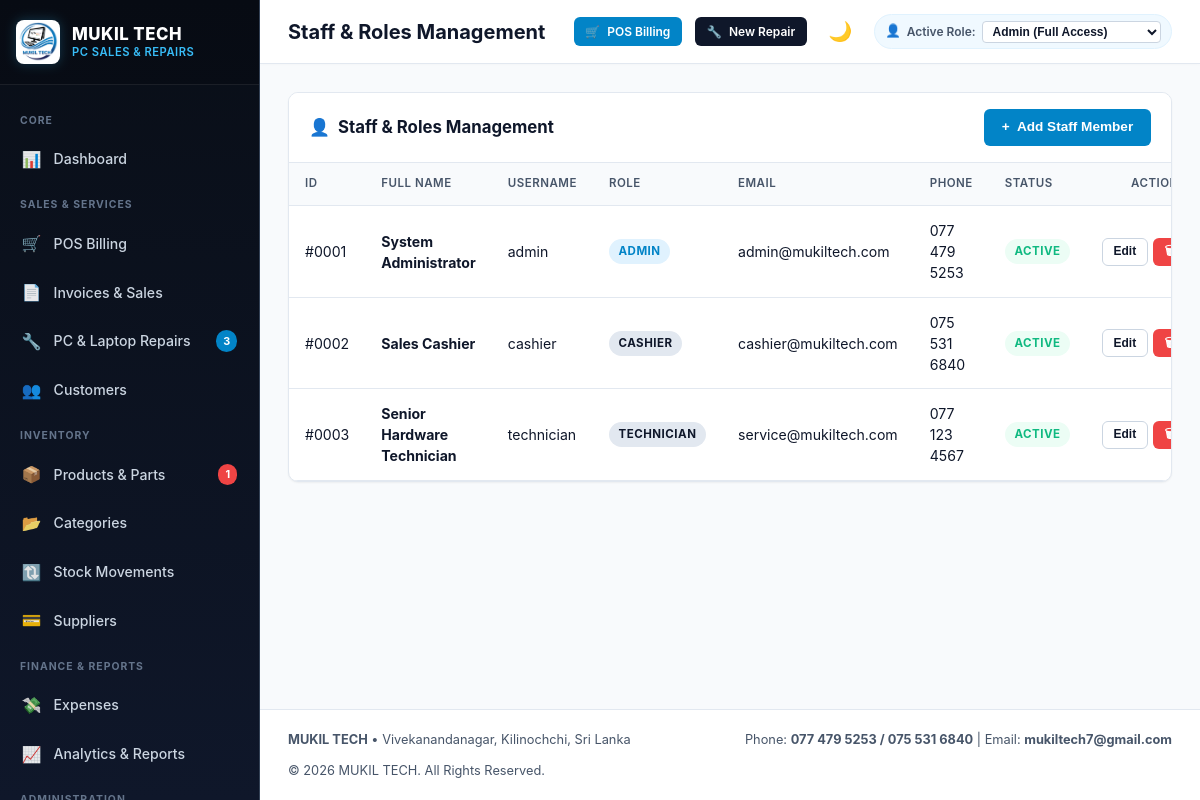
The page /admin/users.php (signed in) on the database its author committed.
### tables this page shows
CREATE TABLE `users` (
  `user_id` INT AUTO_INCREMENT PRIMARY KEY,
  `username` VARCHAR(50) NOT NULL UNIQUE,
  `password` VARCHAR(255) NOT NULL,
  `full_name` VARCHAR(100) NOT NULL,
  `email` VARCHAR(100),
  `phone` VARCHAR(30),
  `role` ENUM('admin', 'cashier', 'technician') NOT NULL DEFAULT 'cashier',
  `status` ENUM('active', 'inactive') NOT NULL DEFAULT 'active',
  `created_at` TIMESTAMP DEFAULT CURRENT_TIMESTAMP,
  `updated_at` TIMESTAMP DEFAULT CURRENT_TIMESTAMP ON UPDATE CURRENT_TIMESTAMP
);

CREATE TABLE `settings` (
  `setting_id` INT AUTO_INCREMENT PRIMARY KEY,
  `setting_key` VARCHAR(60) NOT NULL UNIQUE,
  `setting_value` TEXT,
  `created_at` TIMESTAMP DEFAULT CURRENT_TIMESTAMP,
  `updated_at` TIMESTAMP DEFAULT CURRENT_TIMESTAMP ON UPDATE CURRENT_TIMESTAMP
);

### includes/functions.php (called while the page is built, shortened)
<?php
function baseUrl($path = '') {
    $documentRoot = isset($_SERVER['DOCUMENT_ROOT']) ? realpath($_SERVER['DOCUMENT_ROOT']) : false;
    $applicationRoot = realpath(__DIR__ . '/..');
    $base = '';
    if ($documentRoot && $applicationRoot) {
        $doc = str_replace('\\', '/', rtrim($documentRoot, DIRECTORY_SEPARATOR));
        $app = str_replace('\\', '/', rtrim($applicationRoot, DIRECTORY_SEPARATOR));
        if ($app === $doc) {
            $base = '';
        } elseif (stripos($app, $doc . '/') === 0) {
            $base = substr($app, strlen($doc));
        }
    }
    if ($base === '') {
        $scriptName = str_replace('\\', '/', $_SERVER['SCRIPT_NAME'] ?? '');
        $scriptDir = rtrim(str_replace('\\', '/', dirname($scriptName)), '/');
        foreach (['/admin','/customers','/categories','/suppliers','/products','/sales',
                  '/repairs','/expenses','/payments','/reports','/users','/settings'] as $dir) {
            if ($scriptDir === $dir || substr($scriptDir, -strlen($dir)) === $dir) {
                $scriptDir = substr($scriptDir, 0, -strlen($dir));
                break;
            }
        }
        $base = $scriptDir;
    }
    $base = '/' . trim($base, '/');
    if ($base === '/') {
        $base = '';
    }
    $cleanPath = ltrim((string)$path, '/');
    return $base . ($cleanPath !== '' ? '/' . $cleanPath : '');
}
function sanitize($data) {
    return htmlspecialchars(trim((string)$data), ENT_QUOTES, 'UTF-8');
}
function e($data) {
    return sanitize($data);
}
function getSetting($key, $default = '') {
    static $cache = [];
    if (isset($cache[$key])) {
        return $cache[$key];
    }
    try {
        $db = getDB();
        $stmt = $db->prepare("SELECT setting_value FROM settings WHERE setting_key = ? LIMIT 1");
        $stmt->execute([$key]);
        $val = $stmt->fetchColumn();
        if ($val !== false) {
            $cache[$key] = $val;
            return $val;
        }
    } catch (Exception $e) {
    }
    return $default;
}

### admin/users.php (the view, shortened to what this page needs)
<?php
require_once __DIR__ . '/../includes/header.php';
$db = getDB();
$stmt = $db->query("SELECT * FROM users ORDER BY role ASC, full_name ASC");
$users = $stmt->fetchAll();
?>
<div class="card">
    <div class="card-header">
        <div class="card-title">
            <span>&#128100;</span> Staff & Roles Management
        </div>
        <div>
            <button class="btn btn-primary" onclick="alert('Add user functionality to be implemented')">
                <span>+</span> Add Staff Member
            </button>
        </div>
    </div>
    <div class="table-responsive">
        <table class="table">
            <thead>
                <tr>
                    <th>ID</th>
                    <th>Full Name</th>
                    <th>Username</th>
                    <th>Role</th>
                    <th>Email</th>
                    <th>Phone</th>
                    <th>Status</th>
                    <th style="text-align:right;">Actions</th>
                </tr>
            </thead>
            <tbody>
                <?php if (empty($users)): ?>
                    <tr>
                        <td colspan="8" style="text-align:center;padding:2.5rem;color:var(--text-muted);">
                            No staff members found.
                        </td>
                    </tr>
                <?php else: ?>
                    <?php foreach ($users as $u): ?>
                        <tr>
                            <td>#<?= str_pad((string)$u['user_id'], 4, '0', STR_PAD_LEFT) ?></td>
                            <td style="font-weight:700;color:var(--navy-main);">
                                <?= e($u['full_name']) ?>
                            </td>
                            <td><?= e($u['username']) ?></td>
                            <td>
                                <span class="badge <?= $u['role'] === 'admin' ? 'badge-primary' : 'badge-navy' ?>">
                                    <?= ucfirst(e($u['role'])) ?>
                                </span>
                            </td>
                            <td><?= e($u['email'] ?: '-') ?></td>
                            <td><?= e($u['phone'] ?: '-') ?></td>
                            <td>
                                <span class="badge <?= $u['status'] === 'active' ? 'badge-success' : 'badge-danger' ?>">
                                    <?= ucfirst(e($u['status'])) ?>
                                </span>
                            </td>
                            <td style="text-align:right;">
                                <div class="btn-group">
                                    <button class="btn btn-outline btn-sm" onclick="alert('Edit user functionality to be implemented')" title="Edit User">
                                        Edit
                                    </button>
                                    <form method="POST" action="<?= baseUrl('admin/users.php') ?>" style="display:inline;" onsubmit="return confirm('Delete staff member <?= e($u['full_name']) ?>?');">
                                        <button type="submit" class="btn btn-danger btn-sm" title="Delete">
                                            &#128465;
                                        </button>
                                    </form>
                                </div>
                            </td>
                        </tr>
                    <?php endforeach; ?>
                <?php endif; ?>
            </tbody>
        </table>
    </div>
</div>
<?php require_once __DIR__ . '/../includes/footer.php'; ?>

### includes/footer.php (shortened to what this page needs)
<?php
$businessName = getSetting('business_name', 'MUKIL TECH');
$address = getSetting('address', 'Vivekanandanagar, Kilinochchi, Sri Lanka');
$phone = getSetting('phone', '077 479 5253 / 075 531 6840');
$email = getSetting('email', 'mukiltech7@gmail.com');
?>
    </main>
        <footer class="no-print" style="margin-top:auto;padding:1.25rem 1.75rem;border-top:1px solid var(--border-light);background:var(--bg-card);display:flex;justify-content:space-between;align-items:center;font-size:0.8rem;color:var(--text-secondary);flex-wrap:wrap;gap:0.75rem;">
            <div>
                <strong><?= e($businessName) ?></strong> &bull; <?= e($address) ?>
            </div>
            <div>
                Phone: <strong><?= e($phone) ?></strong> | Email: <strong><?= e($email) ?></strong>
            </div>
            <div>
                &copy; <?= date('Y') ?> MUKIL TECH. All Rights Reserved.
            </div>
        </footer>
    </div>
</div>
</body>
</html>

### assets/css/style.css (style rules this page uses)
:root { --navy-dark: #090e17; --navy-main: #0f172a; --navy-card: #1e293b; --navy-border: #334155; --navy-light: #243048; --blue-primary: #0284c7; --blue-hover: #0369a1; --blue-light: #e0f2fe; --blue-subtle: #f0f9ff; --cyan-bright: #38bdf8; --bg-main: #f8fafc; --bg-card: #ffffff; --border-light: #e2e8f0; --border-medium: #cbd5e1; --text-primary: #0f172a; --text-secondary: #475569; --text-muted: #94a3b8; --text-white: #ffffff; --success: #10b981; --success-bg: #ecfdf5; --warning: #f59e0b; --warning-bg: #fffbeb; --danger: #ef4444; --danger-bg: #fef2f2; --info: #0ea5e9; --info-bg: #f0f9ff; --shadow-sm: 0 1px 2px 0 rgba(0, 0, 0, 0.05); --shadow-md: 0 4px 6px -1px rgba(0, 0, 0, 0.07), 0 2px 4px -2px rgba(0, 0, 0, 0.05); --shadow-lg: 0 10px 15px -3px rgba(0, 0, 0, 0.08), 0 4px 6px -4px rgba(0, 0, 0, 0.04); --radius-sm: 6px; --radius-md: 10px; --radius-lg: 14px; --radius-pill: 9999px; --transition: all 0.2s cubic-bezier(0.4, 0, 0.2, 1); }
* { box-sizing: border-box; margin: 0; padding: 0; }
body { font-family: -apple-system, BlinkMacSystemFont, "Segoe UI", Roboto, "Helvetica Neue", Arial, sans-serif; background-color: var(--bg-main); color: var(--text-primary); line-height: 1.5; font-size: 14.5px; -webkit-font-smoothing: antialiased; }
.card { background: var(--bg-card); border-radius: var(--radius-md); border: 1px solid var(--border-light); box-shadow: var(--shadow-sm); margin-bottom: 1.75rem; overflow: hidden; }
.card-header { padding: 1rem 1.25rem; border-bottom: 1px solid var(--border-light); display: flex; align-items: center; justify-content: space-between; background: var(--bg-card); }
.card-title { font-size: 1.05rem; font-weight: 700; color: var(--navy-main); display: flex; align-items: center; gap: 0.5rem; }
.table-responsive { width: 100%; overflow-x: auto; }
.table { width: 100%; border-collapse: collapse; text-align: left; font-size: 0.88rem; }
.table th { background: var(--bg-main); color: var(--text-secondary); font-weight: 600; text-transform: uppercase; font-size: 0.72rem; letter-spacing: 0.5px; padding: 0.8rem 1rem; border-bottom: 1px solid var(--border-light); }
.table td { padding: 0.85rem 1rem; border-bottom: 1px solid var(--border-light); color: var(--text-primary); vertical-align: middle; }
.table tbody tr { transition: background-color 0.15s ease; }
.badge { display: inline-flex; align-items: center; gap: 0.3rem; padding: 0.25rem 0.6rem; border-radius: var(--radius-pill); font-size: 0.72rem; font-weight: 700; text-transform: uppercase; letter-spacing: 0.5px; }
.badge-primary { background: var(--blue-light); color: var(--blue-primary); }
.badge-success { background: var(--success-bg); color: var(--success); }
.badge-navy { background: #e2e8f0; color: var(--navy-main); }
.btn { display: inline-flex; align-items: center; justify-content: center; gap: 0.45rem; padding: 0.55rem 1.05rem; border-radius: var(--radius-sm); font-size: 0.85rem; font-weight: 600; cursor: pointer; border: 1px solid transparent; transition: var(--transition); text-decoration: none; line-height: 1.25; }
.btn-primary { background: var(--blue-primary); color: #ffffff; }
.btn-danger { background: var(--danger); color: #ffffff; }
.btn-outline { background: transparent; border-color: var(--border-medium); color: var(--text-primary); }
.btn-sm { padding: 0.35rem 0.65rem; font-size: 0.75rem; }
.btn-group { display: inline-flex; gap: 0.35rem; }

### rows shown on the page
users: user_id "0001", full_name "System Administrator", username "admin", role "ADMIN", email "admin@mukiltech.com", phone "077 479 5253", status "ACTIVE"
users: user_id "0002", full_name "Sales Cashier", username "cashier", role "CASHIER", email "cashier@mukiltech.com", phone "075 531 6840", status "ACTIVE"
users: user_id "0003", full_name "Senior Hardware Technician", username "technician", role "TECHNICIAN", email "service@mukiltech.com", phone "077 123 4567", status "ACTIVE"
settings: setting_value "Vivekanandanagar, Kilinochchi, Sri Lanka"
settings: setting_value "077 479 5253 / 075 531 6840"
settings: setting_value "mukiltech7@gmail.com"

### other values the page prints
$pendingRepairsCount "3"
$lowStockCount "1"
$pageTitle "Staff & Roles Management"
$businessName "MUKIL TECH"
